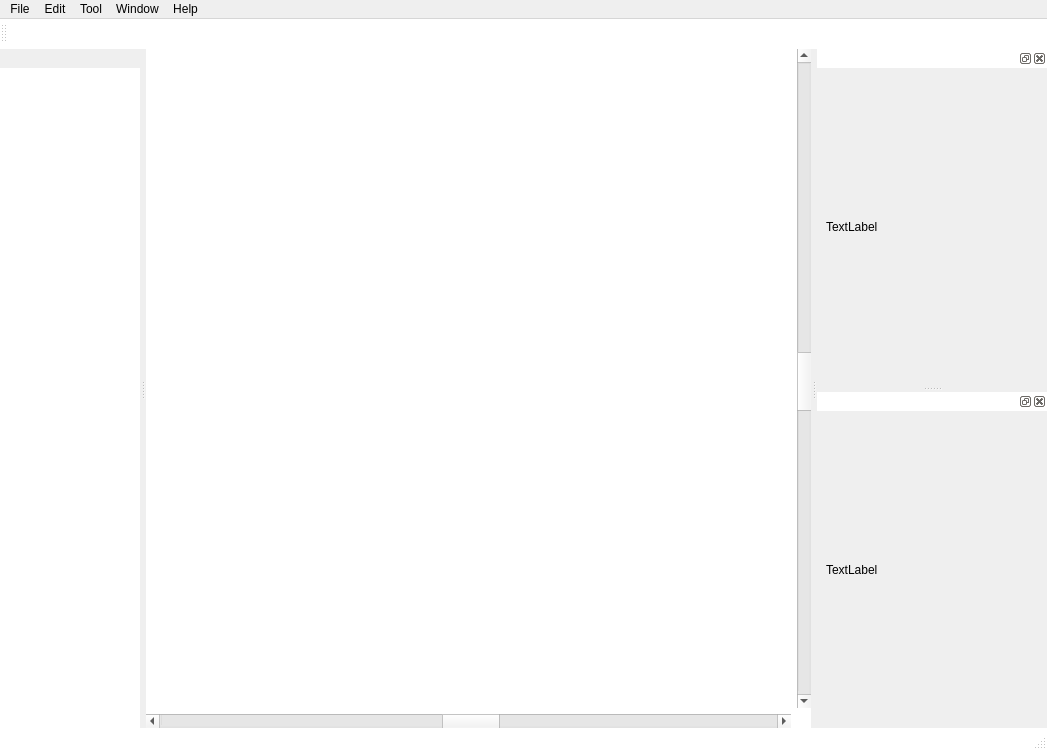
<?xml version="1.0" encoding="UTF-8"?>
<ui version="4.0">
 <class>MainWindow</class>
 <widget class="QMainWindow" name="MainWindow">
  <property name="geometry">
   <rect>
    <x>0</x>
    <y>0</y>
    <width>1047</width>
    <height>750</height>
   </rect>
  </property>
  <property name="contextMenuPolicy">
   <enum>Qt::NoContextMenu</enum>
  </property>
  <property name="windowTitle">
   <string>Simulation Lab Studio</string>
  </property>
  <widget class="QWidget" name="centralwidget">
   <property name="styleSheet">
    <string notr="true">.QWidget {
border:0px;
background-color:white
}</string>
   </property>
   <layout class="QGridLayout" name="gridLayout">
    <property name="leftMargin">
     <number>0</number>
    </property>
    <property name="topMargin">
     <number>0</number>
    </property>
    <property name="rightMargin">
     <number>0</number>
    </property>
    <property name="bottomMargin">
     <number>0</number>
    </property>
    <item row="0" column="0">
     <widget class="QStackedWidget" name="stackedWidget">
      <property name="styleSheet">
       <string notr="true">.QStackedWidget {
background-color: white
}</string>
      </property>
      <widget class="QWidget" name="page">
       <property name="styleSheet">
        <string notr="true">background-color: white</string>
       </property>
       <layout class="QGridLayout" name="gridLayout_4">
        <property name="leftMargin">
         <number>0</number>
        </property>
        <property name="topMargin">
         <number>0</number>
        </property>
        <property name="rightMargin">
         <number>0</number>
        </property>
        <property name="bottomMargin">
         <number>0</number>
        </property>
        <item row="0" column="0">
         <layout class="QGridLayout" name="gridLayout_2"/>
        </item>
       </layout>
      </widget>
     </widget>
    </item>
    <item row="1" column="0">
     <widget class="QScrollBar" name="horizontalScrollBar">
      <property name="value">
       <number>50</number>
      </property>
      <property name="orientation">
       <enum>Qt::Horizontal</enum>
      </property>
     </widget>
    </item>
    <item row="0" column="1">
     <widget class="QScrollBar" name="verticalScrollBar">
      <property name="value">
       <number>50</number>
      </property>
      <property name="orientation">
       <enum>Qt::Vertical</enum>
      </property>
     </widget>
    </item>
   </layout>
  </widget>
  <widget class="QMenuBar" name="menubar">
   <property name="geometry">
    <rect>
     <x>0</x>
     <y>0</y>
     <width>1047</width>
     <height>24</height>
    </rect>
   </property>
   <widget class="QMenu" name="menuFile">
    <property name="title">
     <string>File</string>
    </property>
    <widget class="QMenu" name="menuImport_data_from_CSV">
     <property name="title">
      <string>Import data from CSV...</string>
     </property>
     <addaction name="actionTable_Data"/>
     <addaction name="actionPoint_Data"/>
     <addaction name="actionTable_Data_as_Bar3D"/>
    </widget>
    <addaction name="actionNew_Simulation_Project"/>
    <addaction name="actionOpen_Project"/>
    <addaction name="separator"/>
    <addaction name="menuImport_data_from_CSV"/>
    <addaction name="separator"/>
    <addaction name="actionSave"/>
    <addaction name="actionSave_2"/>
    <addaction name="actionExport"/>
    <addaction name="separator"/>
    <addaction name="actionClose"/>
    <addaction name="separator"/>
    <addaction name="actionPreferences"/>
   </widget>
   <widget class="QMenu" name="menuEdit">
    <property name="title">
     <string>Edit</string>
    </property>
    <addaction name="actionCopy"/>
    <addaction name="actionRedo"/>
    <addaction name="separator"/>
    <addaction name="actionCopy_2"/>
    <addaction name="actionPaste"/>
    <addaction name="actionPaste_2"/>
    <addaction name="actionDelete"/>
   </widget>
   <widget class="QMenu" name="menuTool">
    <property name="title">
     <string>Tool</string>
    </property>
   </widget>
   <widget class="QMenu" name="menuWindow">
    <property name="title">
     <string>Window</string>
    </property>
    <addaction name="actionWindow1"/>
    <addaction name="actionWindow_2"/>
    <addaction name="actionWindow_3"/>
   </widget>
   <widget class="QMenu" name="menuHelp">
    <property name="title">
     <string>Help</string>
    </property>
    <addaction name="actionView_Online_Support"/>
    <addaction name="actionQt_Version"/>
   </widget>
   <addaction name="menuFile"/>
   <addaction name="menuEdit"/>
   <addaction name="menuTool"/>
   <addaction name="menuWindow"/>
   <addaction name="menuHelp"/>
  </widget>
  <widget class="QStatusBar" name="statusbar">
   <property name="styleSheet">
    <string notr="true">QStatusBar {
background-color: rgb(255, 255, 255)
}</string>
   </property>
  </widget>
  <widget class="QDockWidget" name="dockWidget">
   <property name="minimumSize">
    <size>
     <width>140</width>
     <height>50</height>
    </size>
   </property>
   <property name="maximumSize">
    <size>
     <width>200</width>
     <height>524287</height>
    </size>
   </property>
   <property name="styleSheet">
    <string notr="true">.QWidget {
border: 0px
}</string>
   </property>
   <property name="floating">
    <bool>false</bool>
   </property>
   <property name="features">
    <set>QDockWidget::NoDockWidgetFeatures</set>
   </property>
   <attribute name="dockWidgetArea">
    <number>1</number>
   </attribute>
   <widget class="QWidget" name="dockWidgetContent">
    <property name="styleSheet">
     <string notr="true">#dockWidgetContent{
background-color: white;
border: 0px
}</string>
    </property>
    <layout class="QGridLayout" name="gridLayout_3">
     <property name="leftMargin">
      <number>0</number>
     </property>
     <property name="topMargin">
      <number>15</number>
     </property>
     <property name="rightMargin">
      <number>0</number>
     </property>
     <property name="bottomMargin">
      <number>0</number>
     </property>
     <item row="0" column="0">
      <widget class="QTabWidget" name="tabWidget">
       <property name="styleSheet">
        <string notr="true">.QTabWidget::pane
{
	border: 0px;
	top:-2px;
	left:1px;
margin-top: 10px
}
</string>
       </property>
       <property name="tabPosition">
        <enum>QTabWidget::North</enum>
       </property>
       <property name="tabShape">
        <enum>QTabWidget::Rounded</enum>
       </property>
       <property name="currentIndex">
        <number>-1</number>
       </property>
      </widget>
     </item>
    </layout>
   </widget>
  </widget>
  <widget class="QToolBar" name="toolBar">
   <property name="minimumSize">
    <size>
     <width>0</width>
     <height>30</height>
    </size>
   </property>
   <property name="windowTitle">
    <string>toolBar</string>
   </property>
   <property name="styleSheet">
    <string notr="true">QToolBar
{
background-color: rgb(255, 255, 255);
border-width: 1px;
padding: 1px;
border-color: rgb(200,200,200);
}
QToolButton:hover
{
background: rgb(210,210,210);
border-radius:5px;
}</string>
   </property>
   <attribute name="toolBarArea">
    <enum>TopToolBarArea</enum>
   </attribute>
   <attribute name="toolBarBreak">
    <bool>false</bool>
   </attribute>
  </widget>
  <widget class="QDockWidget" name="dockWidget_2">
   <property name="minimumSize">
    <size>
     <width>230</width>
     <height>62</height>
    </size>
   </property>
   <property name="maximumSize">
    <size>
     <width>500</width>
     <height>524287</height>
    </size>
   </property>
   <property name="styleSheet">
    <string notr="true">QDockWidget::title {
background: white;
}</string>
   </property>
   <property name="floating">
    <bool>false</bool>
   </property>
   <property name="features">
    <set>QDockWidget::DockWidgetClosable|QDockWidget::DockWidgetFloatable|QDockWidget::DockWidgetMovable</set>
   </property>
   <attribute name="dockWidgetArea">
    <number>2</number>
   </attribute>
   <widget class="QWidget" name="dockWidgetContents">
    <property name="styleSheet">
     <string notr="true"/>
    </property>
    <layout class="QGridLayout" name="gridLayout_6">
     <item row="0" column="0">
      <widget class="QLabel" name="label">
       <property name="text">
        <string>TextLabel</string>
       </property>
      </widget>
     </item>
    </layout>
   </widget>
  </widget>
  <widget class="QDockWidget" name="dockWidget_3">
   <property name="minimumSize">
    <size>
     <width>230</width>
     <height>62</height>
    </size>
   </property>
   <property name="maximumSize">
    <size>
     <width>500</width>
     <height>524287</height>
    </size>
   </property>
   <property name="styleSheet">
    <string notr="true">QDockWidget::title {
background: white;
}</string>
   </property>
   <property name="floating">
    <bool>false</bool>
   </property>
   <property name="features">
    <set>QDockWidget::DockWidgetClosable|QDockWidget::DockWidgetFloatable|QDockWidget::DockWidgetMovable</set>
   </property>
   <attribute name="dockWidgetArea">
    <number>2</number>
   </attribute>
   <widget class="QWidget" name="dockWidgetContents_2">
    <property name="styleSheet">
     <string notr="true"/>
    </property>
    <layout class="QGridLayout" name="gridLayout_5">
     <item row="0" column="0">
      <widget class="QLabel" name="label_2">
       <property name="text">
        <string>TextLabel</string>
       </property>
      </widget>
     </item>
    </layout>
   </widget>
  </widget>
  <action name="actionNew_Graphic_Project">
   <property name="text">
    <string>New Graphic Project...</string>
   </property>
  </action>
  <action name="actionNew_Simulation_Project">
   <property name="text">
    <string>New Project...</string>
   </property>
  </action>
  <action name="actionOpen_Project">
   <property name="text">
    <string>Open Project</string>
   </property>
  </action>
  <action name="actionSave">
   <property name="text">
    <string>Save</string>
   </property>
  </action>
  <action name="actionSave_2">
   <property name="text">
    <string>Save as...</string>
   </property>
  </action>
  <action name="actionExport">
   <property name="text">
    <string>Export</string>
   </property>
  </action>
  <action name="actionClose">
   <property name="text">
    <string>Close</string>
   </property>
  </action>
  <action name="actionCopy">
   <property name="text">
    <string>Undo...</string>
   </property>
  </action>
  <action name="actionRedo">
   <property name="text">
    <string>Redo</string>
   </property>
  </action>
  <action name="actionCopy_2">
   <property name="text">
    <string>Cut</string>
   </property>
  </action>
  <action name="actionPaste">
   <property name="text">
    <string>Copy</string>
   </property>
  </action>
  <action name="actionPaste_2">
   <property name="text">
    <string>Paste</string>
   </property>
  </action>
  <action name="actionDelete">
   <property name="text">
    <string>Delete</string>
   </property>
  </action>
  <action name="actionView_Online_Support">
   <property name="text">
    <string>View Online Support</string>
   </property>
  </action>
  <action name="actionQt_Version">
   <property name="text">
    <string>Qt Version...</string>
   </property>
  </action>
  <action name="actionPreferences">
   <property name="text">
    <string>Preferences...</string>
   </property>
  </action>
  <action name="actionTable_Data">
   <property name="text">
    <string>Table Data as Bar2D</string>
   </property>
  </action>
  <action name="actionPoint_Data">
   <property name="text">
    <string>Point Data as Point2D</string>
   </property>
  </action>
  <action name="actionWindow1">
   <property name="text">
    <string>Simulation Canvas</string>
   </property>
  </action>
  <action name="actionWindow_2">
   <property name="text">
    <string>2D Draw</string>
   </property>
  </action>
  <action name="actionWindow_3">
   <property name="text">
    <string>3D Draw</string>
   </property>
  </action>
  <action name="actionTable_Data_as_Bar3D">
   <property name="text">
    <string>Table Data as Bar3D</string>
   </property>
  </action>
 </widget>
 <resources/>
 <connections/>
</ui>
